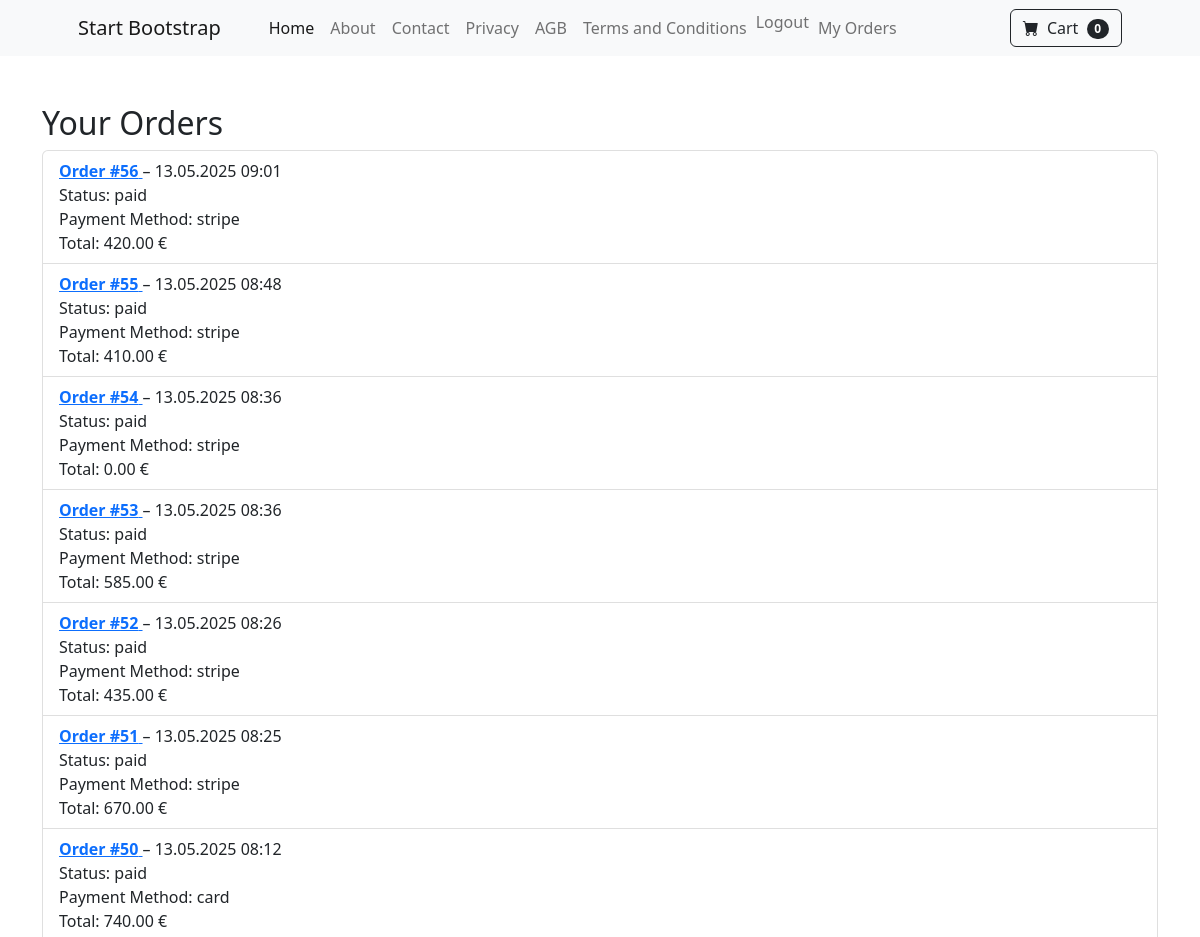
Page /orders/my-orders/ (signed in, upper part) on the earlier database version.
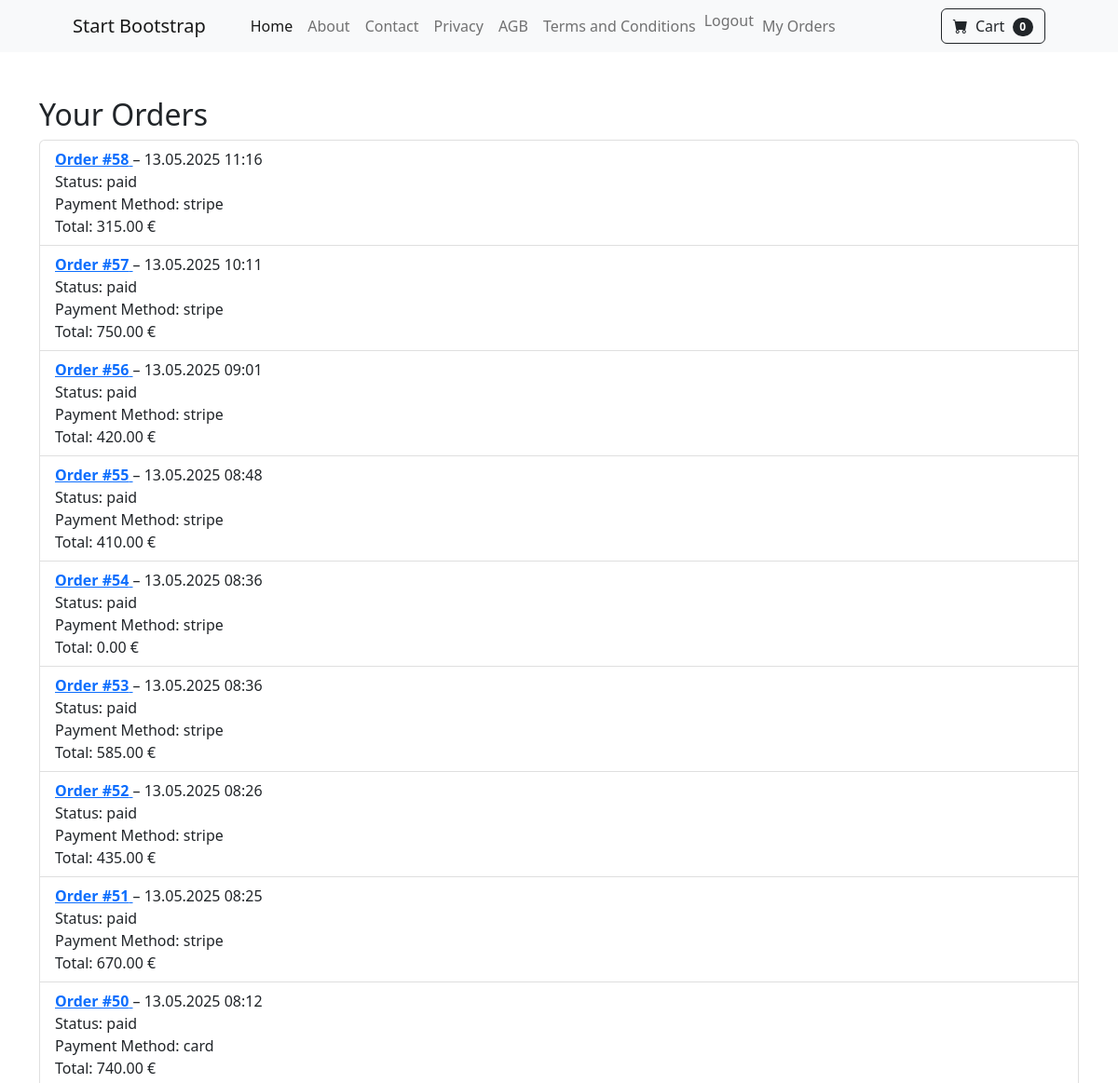
Same page on the later database version.
### orders/models.py (models this page shows)
class Order(models.Model):
    user = models.ForeignKey(settings.AUTH_USER_MODEL, on_delete=models.CASCADE)
    created_at = models.DateTimeField(auto_now_add=True)
    total_price = models.DecimalField(max_digits=10, decimal_places=2)  # order total price
    shipping_address = models.CharField(max_length=255, blank=True, default="")
    payment_method = models.CharField(choices=[
            ('card', 'Credit Card'),
            ('paypal', 'PayPal'),
            ('invoice', 'Invoice'),
            ('bank_transfer', 'Bank Transfer'),
            ('crypto', 'Crypto'),
            ('klara', 'Klara'),
    ], default='', max_length=30)
    payment_status = models.CharField(choices=[
        ('ooen', 'Open'),
        ('paid', 'Paid'),
        ('failed', 'Failed')
    ], default='open', max_length=30)

### orders/views.py (the view)
# urls.py: path('my-orders/', views.user_order_list_view, name='user_order_list'),
def user_order_list_view(request):
    orders = Order.objects.filter(user=request.user).order_by('-created_at')
    return render(request, 'user_order_list.html', {'orders': orders,})

### orders/templates/user_order_list.html (shortened to what this page needs)
{% extends "base.html" %}
{% block content %}
<div class="container mt-5">
  <h2>Your Orders</h2>
  {% if orders %}
    <ul class="list-group">
      {% for order in orders %}
      <li class="list-group-item">
        <a href="{% url 'orders:user_order_detail' order.id %}">
          <strong>Order #{{ order.id }}</strong>
        </a> – {{ order.created_at|date:"d.m.Y H:i" }}<br />
        Status: {{ order.payment_status }}<br />
        Payment Method: {{ order.payment_method }}<br />
        Total: {{ order.total_price }} €
      </li>
      {% endfor %}
    </ul>
  {% else %}
    <p>You have no orders yet.</p>
  {% endif %}
</div>
{% endblock %}

Differences in the rows shown:
added Order: id "58", created_at "13.05.2025 11:16", payment_status "paid", payment_method "stripe", total_price "315.00"
added Order: id "57", created_at "13.05.2025 10:11", payment_status "paid", payment_method "stripe", total_price "750.00"
